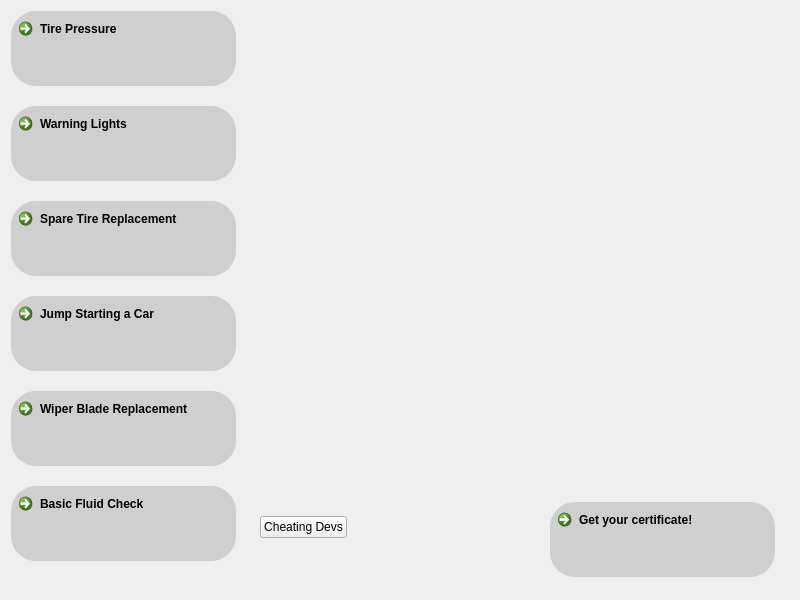
<?xml version="1.0" encoding="UTF-8"?>
<ui version="4.0">
 <class>TableOfContentsForm</class>
 <widget class="QWidget" name="TableOfContentsForm">
  <property name="geometry">
   <rect>
    <x>0</x>
    <y>0</y>
    <width>800</width>
    <height>600</height>
   </rect>
  </property>
  <property name="minimumSize">
   <size>
    <width>800</width>
    <height>600</height>
   </size>
  </property>
  <property name="maximumSize">
   <size>
    <width>3840</width>
    <height>2160</height>
   </size>
  </property>
  <property name="windowTitle">
   <string>Form</string>
  </property>
  <property name="styleSheet">
   <string notr="true"/>
  </property>
  <layout class="QHBoxLayout" name="horizontalLayout_3">
   <item>
    <layout class="QVBoxLayout" name="verticalLayout_3">
     <property name="spacing">
      <number>20</number>
     </property>
     <item>
      <widget class="QCommandLinkButton" name="tirePressureInfoButton">
       <property name="sizePolicy">
        <sizepolicy hsizetype="Fixed" vsizetype="Fixed">
         <horstretch>0</horstretch>
         <verstretch>0</verstretch>
        </sizepolicy>
       </property>
       <property name="minimumSize">
        <size>
         <width>225</width>
         <height>75</height>
        </size>
       </property>
       <property name="maximumSize">
        <size>
         <width>225</width>
         <height>75</height>
        </size>
       </property>
       <property name="layoutDirection">
        <enum>Qt::LayoutDirection::LeftToRight</enum>
       </property>
       <property name="styleSheet">
        <string notr="true">background-color: rgb(207, 207, 207);
border-radius: 25%;

</string>
       </property>
       <property name="text">
        <string>Tire Pressure</string>
       </property>
      </widget>
     </item>
     <item>
      <widget class="QCommandLinkButton" name="warningLightsButton">
       <property name="sizePolicy">
        <sizepolicy hsizetype="Fixed" vsizetype="Fixed">
         <horstretch>0</horstretch>
         <verstretch>0</verstretch>
        </sizepolicy>
       </property>
       <property name="minimumSize">
        <size>
         <width>225</width>
         <height>75</height>
        </size>
       </property>
       <property name="maximumSize">
        <size>
         <width>225</width>
         <height>75</height>
        </size>
       </property>
       <property name="layoutDirection">
        <enum>Qt::LayoutDirection::LeftToRight</enum>
       </property>
       <property name="styleSheet">
        <string notr="true">background-color: rgb(207, 207, 207);
border-radius: 25%;</string>
       </property>
       <property name="text">
        <string>Warning Lights</string>
       </property>
      </widget>
     </item>
     <item>
      <widget class="QCommandLinkButton" name="spareTireButton">
       <property name="sizePolicy">
        <sizepolicy hsizetype="Fixed" vsizetype="Fixed">
         <horstretch>0</horstretch>
         <verstretch>0</verstretch>
        </sizepolicy>
       </property>
       <property name="minimumSize">
        <size>
         <width>225</width>
         <height>75</height>
        </size>
       </property>
       <property name="maximumSize">
        <size>
         <width>225</width>
         <height>75</height>
        </size>
       </property>
       <property name="layoutDirection">
        <enum>Qt::LayoutDirection::LeftToRight</enum>
       </property>
       <property name="styleSheet">
        <string notr="true">background-color: rgb(207, 207, 207);
border-radius: 25%;</string>
       </property>
       <property name="text">
        <string>Spare Tire Replacement</string>
       </property>
      </widget>
     </item>
     <item>
      <widget class="QCommandLinkButton" name="jumpStartingButton">
       <property name="sizePolicy">
        <sizepolicy hsizetype="Fixed" vsizetype="Fixed">
         <horstretch>0</horstretch>
         <verstretch>0</verstretch>
        </sizepolicy>
       </property>
       <property name="minimumSize">
        <size>
         <width>225</width>
         <height>75</height>
        </size>
       </property>
       <property name="maximumSize">
        <size>
         <width>225</width>
         <height>75</height>
        </size>
       </property>
       <property name="layoutDirection">
        <enum>Qt::LayoutDirection::LeftToRight</enum>
       </property>
       <property name="styleSheet">
        <string notr="true">background-color: rgb(207, 207, 207);
border-radius: 25%;</string>
       </property>
       <property name="text">
        <string>Jump Starting a Car</string>
       </property>
      </widget>
     </item>
     <item>
      <widget class="QCommandLinkButton" name="wiperBladeReplacement">
       <property name="sizePolicy">
        <sizepolicy hsizetype="Fixed" vsizetype="Fixed">
         <horstretch>0</horstretch>
         <verstretch>0</verstretch>
        </sizepolicy>
       </property>
       <property name="minimumSize">
        <size>
         <width>225</width>
         <height>75</height>
        </size>
       </property>
       <property name="maximumSize">
        <size>
         <width>225</width>
         <height>75</height>
        </size>
       </property>
       <property name="layoutDirection">
        <enum>Qt::LayoutDirection::LeftToRight</enum>
       </property>
       <property name="styleSheet">
        <string notr="true">background-color: rgb(207, 207, 207);
border-radius: 25%;</string>
       </property>
       <property name="text">
        <string>Wiper Blade Replacement</string>
       </property>
      </widget>
     </item>
     <item>
      <widget class="QCommandLinkButton" name="basicFluidReplacementButton">
       <property name="sizePolicy">
        <sizepolicy hsizetype="Fixed" vsizetype="Fixed">
         <horstretch>0</horstretch>
         <verstretch>0</verstretch>
        </sizepolicy>
       </property>
       <property name="minimumSize">
        <size>
         <width>225</width>
         <height>75</height>
        </size>
       </property>
       <property name="maximumSize">
        <size>
         <width>225</width>
         <height>75</height>
        </size>
       </property>
       <property name="layoutDirection">
        <enum>Qt::LayoutDirection::LeftToRight</enum>
       </property>
       <property name="styleSheet">
        <string notr="true">background-color: rgb(207, 207, 207);
border-radius: 25%;
text-alignment: AlignCenter;</string>
       </property>
       <property name="text">
        <string>Basic Fluid Check</string>
       </property>
      </widget>
     </item>
     <item>
      <spacer name="verticalSpacer">
       <property name="orientation">
        <enum>Qt::Orientation::Vertical</enum>
       </property>
       <property name="sizeHint" stdset="0">
        <size>
         <width>20</width>
         <height>40</height>
        </size>
       </property>
      </spacer>
     </item>
    </layout>
   </item>
   <item>
    <widget class="QWidget" name="widget" native="true">
     <layout class="QVBoxLayout" name="verticalLayout">
      <property name="spacing">
       <number>20</number>
      </property>
      <item>
       <layout class="QHBoxLayout" name="horizontalLayout_2">
        <item>
         <spacer name="horizontalSpacer_3">
          <property name="orientation">
           <enum>Qt::Orientation::Horizontal</enum>
          </property>
          <property name="sizeHint" stdset="0">
           <size>
            <width>40</width>
            <height>20</height>
           </size>
          </property>
         </spacer>
        </item>
        <item>
         <widget class="QLabel" name="homeScreenImage">
          <property name="enabled">
           <bool>true</bool>
          </property>
          <property name="sizePolicy">
           <sizepolicy hsizetype="MinimumExpanding" vsizetype="MinimumExpanding">
            <horstretch>1</horstretch>
            <verstretch>1</verstretch>
           </sizepolicy>
          </property>
          <property name="minimumSize">
           <size>
            <width>400</width>
            <height>400</height>
           </size>
          </property>
          <property name="maximumSize">
           <size>
            <width>800</width>
            <height>800</height>
           </size>
          </property>
          <property name="baseSize">
           <size>
            <width>800</width>
            <height>600</height>
           </size>
          </property>
          <property name="styleSheet">
           <string notr="true"/>
          </property>
          <property name="text">
           <string/>
          </property>
         </widget>
        </item>
        <item>
         <spacer name="horizontalSpacer_2">
          <property name="orientation">
           <enum>Qt::Orientation::Horizontal</enum>
          </property>
          <property name="sizeHint" stdset="0">
           <size>
            <width>40</width>
            <height>20</height>
           </size>
          </property>
         </spacer>
        </item>
       </layout>
      </item>
      <item>
       <widget class="QWidget" name="ButtonWidget" native="true">
        <layout class="QHBoxLayout" name="horizontalLayout">
         <property name="rightMargin">
          <number>5</number>
         </property>
         <property name="bottomMargin">
          <number>15</number>
         </property>
         <item>
          <widget class="QPushButton" name="pushButton">
           <property name="text">
            <string>Cheating Devs</string>
           </property>
          </widget>
         </item>
         <item>
          <spacer name="horizontalSpacer">
           <property name="orientation">
            <enum>Qt::Orientation::Horizontal</enum>
           </property>
           <property name="sizeHint" stdset="0">
            <size>
             <width>40</width>
             <height>20</height>
            </size>
           </property>
          </spacer>
         </item>
         <item>
          <widget class="QCommandLinkButton" name="quizButton">
           <property name="enabled">
            <bool>true</bool>
           </property>
           <property name="sizePolicy">
            <sizepolicy hsizetype="Fixed" vsizetype="Fixed">
             <horstretch>0</horstretch>
             <verstretch>0</verstretch>
            </sizepolicy>
           </property>
           <property name="minimumSize">
            <size>
             <width>225</width>
             <height>75</height>
            </size>
           </property>
           <property name="maximumSize">
            <size>
             <width>200</width>
             <height>50</height>
            </size>
           </property>
           <property name="layoutDirection">
            <enum>Qt::LayoutDirection::LeftToRight</enum>
           </property>
           <property name="styleSheet">
            <string notr="true">border-radius: 25%; background-color: rgb(207, 207, 207);</string>
           </property>
           <property name="text">
            <string>Get your certificate!</string>
           </property>
          </widget>
         </item>
        </layout>
       </widget>
      </item>
     </layout>
    </widget>
   </item>
  </layout>
 </widget>
 <resources/>
 <connections/>
</ui>
